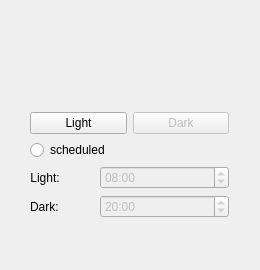
<?xml version="1.0" encoding="UTF-8"?>
<ui version="4.0">
 <class>MainWindow</class>
 <widget class="QMainWindow" name="MainWindow">
  <property name="enabled">
   <bool>true</bool>
  </property>
  <property name="geometry">
   <rect>
    <x>0</x>
    <y>0</y>
    <width>260</width>
    <height>270</height>
   </rect>
  </property>
  <property name="sizePolicy">
   <sizepolicy hsizetype="Fixed" vsizetype="Fixed">
    <horstretch>0</horstretch>
    <verstretch>0</verstretch>
   </sizepolicy>
  </property>
  <property name="minimumSize">
   <size>
    <width>260</width>
    <height>270</height>
   </size>
  </property>
  <property name="maximumSize">
   <size>
    <width>260</width>
    <height>270</height>
   </size>
  </property>
  <property name="baseSize">
   <size>
    <width>260</width>
    <height>270</height>
   </size>
  </property>
  <property name="windowTitle">
   <string>Yin &amp; Yang</string>
  </property>
  <property name="windowIcon">
   <iconset>
    <normaloff>assets/icon.png</normaloff>assets/icon.png</iconset>
  </property>
  <widget class="QWidget" name="centralWidget">
   <widget class="QWidget" name="verticalLayoutWidget">
    <property name="geometry">
     <rect>
      <x>19</x>
      <y>20</y>
      <width>221</width>
      <height>231</height>
     </rect>
    </property>
    <layout class="QVBoxLayout" name="verticalLayout">
     <item>
      <widget class="QLabel" name="yinyangimg">
       <property name="text">
        <string/>
       </property>
       <property name="textFormat">
        <enum>Qt::RichText</enum>
       </property>
       <property name="pixmap">
        <pixmap>assets/icon.png</pixmap>
       </property>
       <property name="alignment">
        <set>Qt::AlignCenter</set>
       </property>
      </widget>
     </item>
     <item>
      <layout class="QHBoxLayout" name="horizontalLayout">
       <item>
        <widget class="QPushButton" name="light_push">
         <property name="text">
          <string>Light</string>
         </property>
        </widget>
       </item>
       <item>
        <widget class="QPushButton" name="dark_push">
         <property name="enabled">
          <bool>false</bool>
         </property>
         <property name="text">
          <string>Dark</string>
         </property>
        </widget>
       </item>
      </layout>
     </item>
     <item>
      <widget class="QRadioButton" name="schedule_radio">
       <property name="text">
        <string>scheduled</string>
       </property>
      </widget>
     </item>
     <item>
      <layout class="QFormLayout" name="formLayout">
       <property name="horizontalSpacing">
        <number>40</number>
       </property>
       <item row="0" column="0">
        <widget class="QLabel" name="label">
         <property name="text">
          <string>Light:</string>
         </property>
         <property name="alignment">
          <set>Qt::AlignCenter</set>
         </property>
        </widget>
       </item>
       <item row="1" column="0">
        <widget class="QLabel" name="label_2">
         <property name="text">
          <string>Dark:</string>
         </property>
        </widget>
       </item>
       <item row="0" column="1">
        <widget class="QTimeEdit" name="light_time">
         <property name="enabled">
          <bool>false</bool>
         </property>
         <property name="displayFormat">
          <string>HH:mm</string>
         </property>
         <property name="time">
          <time>
           <hour>8</hour>
           <minute>0</minute>
           <second>0</second>
          </time>
         </property>
        </widget>
       </item>
       <item row="1" column="1">
        <widget class="QTimeEdit" name="dark_time">
         <property name="enabled">
          <bool>false</bool>
         </property>
         <property name="displayFormat">
          <string>HH:mm</string>
         </property>
         <property name="time">
          <time>
           <hour>20</hour>
           <minute>0</minute>
           <second>0</second>
          </time>
         </property>
        </widget>
       </item>
      </layout>
     </item>
    </layout>
   </widget>
  </widget>
 </widget>
 <layoutdefault spacing="6" margin="11"/>
 <resources/>
 <connections/>
</ui>
